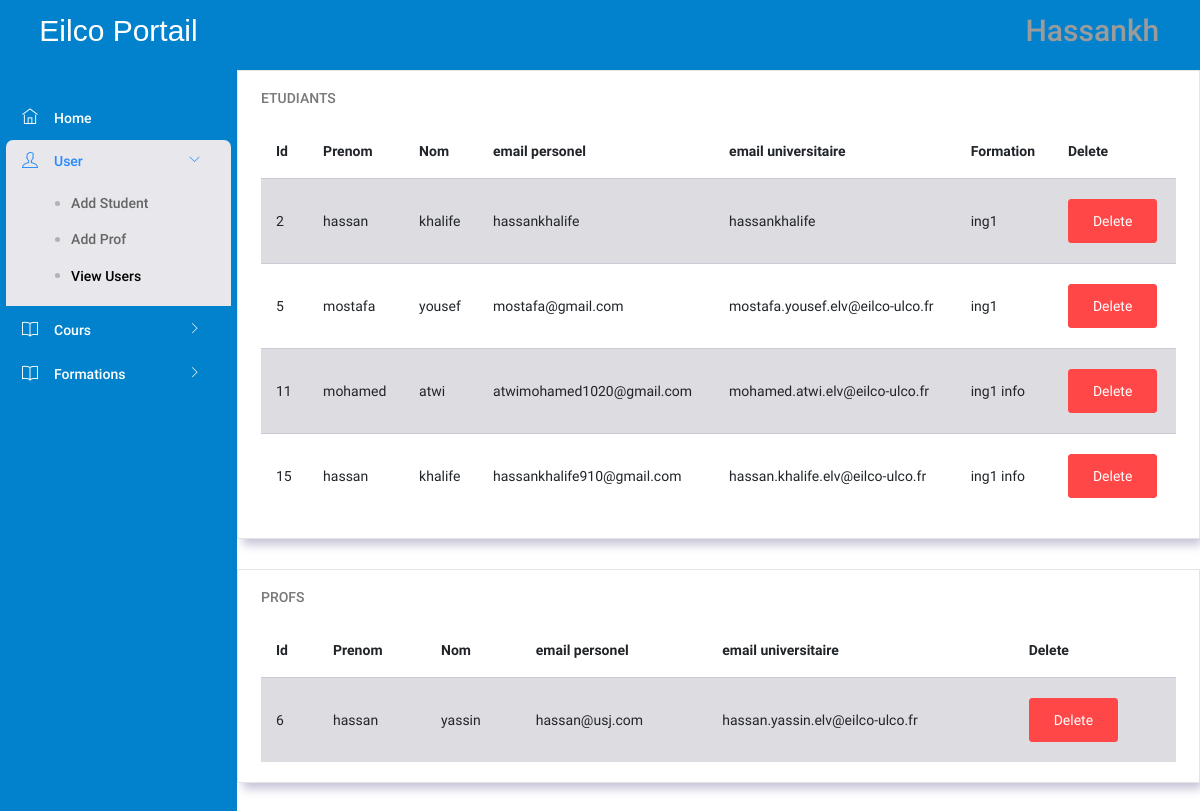
Before: /PL/pages/admin/View_Students.php (signed in) with the older database file.
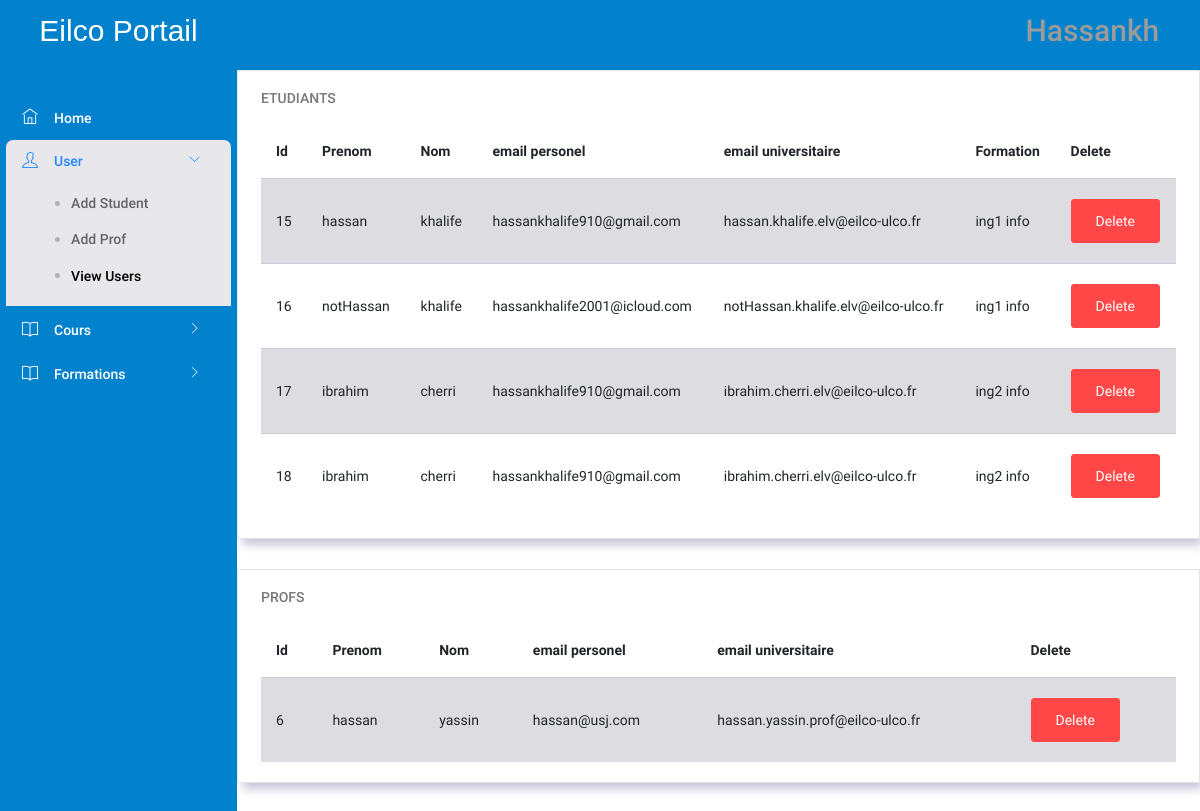
After: the same page with the newer database file.
### tables this page shows
CREATE TABLE `users` (
  `iduser` int NOT NULL AUTO_INCREMENT,
  `prenom` varchar(45) NOT NULL,
  `nom` varchar(45) NOT NULL,
  `role` int NOT NULL,
  `date_de_naissance` date NOT NULL,
  `username` varchar(45) NOT NULL,
  `password` char(45) NOT NULL,
  `email_personel` varchar(45) NOT NULL,
  `email_universitaire` varchar(45) NOT NULL,
  `sexe` varchar(45) NOT NULL,
  `formation_id` int DEFAULT NULL,
  `phone` varchar(45) NOT NULL,
  `Adresse` varchar(45) NOT NULL,
  `nationalite` varchar(45) NOT NULL,
  PRIMARY KEY (`iduser`),
  KEY `formation_idx` (`formation_id`),
  CONSTRAINT `formation` FOREIGN KEY (`formation_id`) REFERENCES `formation` (`idformation`) ON DELETE CASCADE ON UPDATE CASCADE
);

CREATE TABLE `formation` (
  `idformation` int NOT NULL AUTO_INCREMENT,
  `nomformation` varchar(45) NOT NULL,
  PRIMARY KEY (`idformation`),
  UNIQUE KEY `nomformation_UNIQUE` (`nomformation`)
);

### DTO/user.php (called while the page is built, shortened)
<?php
class user{
    private $id;
    private $prenom;
    private $nom;
    private $username;
    private $email_personel;
    private $email_universitaire;
    public function getId() {
        return $this->id;
    }
    public function setId($id) {
        $this->id = $id;
    }
    public function getNom() {
        return $this->nom;
    }
    public function setNom($nom) {
        $this->nom = $nom;
    }
    public function getPrenom() {
        return $this->prenom;
    }
    public function setPrenom($prenom) {
        $this->prenom = $prenom;
    }
    public function getUsername() {
        return $this->username;
    }
    public function setUsername($username) {
        $this->username = $username;
    }
    public function getEmail_personel() {
        return $this->email_personel;
    }
    public function setEmail_personel($email_personel) {
        $this->email_personel = $email_personel;
    }
    public function getEmail_universitaire() {
        return $this->email_universitaire;
    }
    public function setEmail_universitaire($email_universitaire) {
        $this->email_universitaire = $email_universitaire;
    }
}
?>

### DAL/userRepository.php (called while the page is built, shortened)
<?php
require_once(__DIR__ . "/../DTO/user.php");
function getStudents()
{
    $conn = openConnection();
    $query = "SELECT * FROM users where role=2;";
    $result = mysqli_query($conn, $query);
    $i = 0;
    while ($row = mysqli_fetch_array($result)) {
        $user = new user();
        $user->setId($row["iduser"]);
        $user->setPrenom($row["prenom"]);
        $user->setNom($row["nom"]);
        $user->setDate_de_naissance($row["date_de_naissance"]);
        $user->setEmail_personel($row["email_personel"]);
        $user->setSexe($row["sexe"]);
        $user->setPhone($row["phone"]);
        $user->setAdresse($row["Adresse"]);
        $user->setUsername($row["username"]);
        $user->setEmail_universitaire($row["email_universitaire"]);
        $user->setNationalite($row["nationalite"]);
        $user->setFormationId($row["formation_id"]);
        $users[$i] = $user;
        $i++;
    }
    return $users;
}
function getAllProf()
{
    $conn = openConnection();
    $query = "SELECT * FROM users where role=3;";
    $result = mysqli_query($conn, $query);
    $i = 0;
    while ($row = mysqli_fetch_array($result)) {
        $user = new user();
        $user->setId($row["iduser"]);
        $user->setPrenom($row["prenom"]);
        $user->setNom($row["nom"]);
        $user->setDate_de_naissance($row["date_de_naissance"]);
        $user->setEmail_personel($row["email_personel"]);
        $user->setSexe($row["sexe"]);
        $user->setPhone($row["phone"]);
        $user->setAdresse($row["Adresse"]);
        $user->setUsername($row["username"]);
        $user->setEmail_universitaire($row["email_universitaire"]);
        $user->setNationalite($row["nationalite"]);
        $users[$i] = $user;
        $i++;
    }
    return $users;
}

### BLL/usersManager.php (called while the page is built, shortened)
<?php
require(__DIR__ . "/../DAL/userRepository.php");
function getAllStudents()
{
    return getStudents();
}

### DAL/formationRepository.php (called while the page is built, shortened)
<?php
function GetFormationbyId($formation_id) {
    $conn = openConnection();
    $formation = null;
    try {
        $sql = "SELECT nomformation FROM formation WHERE idformation=? ";
        $stmt = $conn->prepare($sql);
        $stmt->bind_param("i", $formation_id);
        $stmt->execute();
        $result = $stmt->get_result();
        if ($result->num_rows > 0) {
            if ($row = $result->fetch_assoc()) {
                $formation = $row["nomformation"];
            }
        }
    } catch (Exception $ex) {
    }
    return $formation;
}

### BLL/formationManager.php (called while the page is built, shortened)
<?php
require(__DIR__ . "/../DAL/formationRepository.php");
function GetFormationname($formation_id)
{
    return GetFormationbyId($formation_id);
}

### PL/pages/admin/View_Students.php (the view, shortened to what this page needs)
<!DOCTYPE html>
<html lang="en">
<head>
  <link rel="stylesheet" href="../../assets/vendors/ti-icons/css/themify-icons.css">
  <link rel="stylesheet" href="../../assets/vendors/base/vendor.bundle.base.css">
  <link rel="stylesheet" href="../../styles/admin_page.css">
</head>
<body>
  <div class="container-scroller">
    <nav class="navbar col-lg-12 col-12 p-0 fixed-top d-flex flex-row">
      <div class="text-center navbar-brand-wrapper d-flex align-items-center justify-content-center">
        <h3 style="color: white; font-family: 'Gill Sans', 'Gill Sans MT', Calibri, 'Trebuchet MS', sans-serif;">Eilco Portail</h3>
      </div>
      <div class="navbar-menu-wrapper d-flex align-items-center justify-content-end">
        <ul class="navbar-nav navbar-nav-right">
          <li class="nav-item nav-profile dropdown">
            <a class="nav-link dropdown-toggle" href="#" data-toggle="dropdown" id="profileDropdown">
              <?php
              require("../../../DTO/user.php");
              echo "<h3>" . unserialize($_SESSION['loggeduser'])->getUsername() . "</h3>";
              ?>
            </a>
          </li>
        </ul>
      </div>
    </nav>
    <div class="container-fluid page-body-wrapper">
      <nav class="sidebar sidebar-offcanvas" id="sidebar">
        <ul class="nav">
          <li class="nav-item">
            <a class="nav-link" href="./admin_page.php">
              <i class="ti-home menu-icon"></i>
              <span class="menu-title">Home</span>
            </a>
          </li>
          <li class="nav-item">
            <a class="nav-link" data-toggle="collapse" href="#auth" aria-expanded="false" aria-controls="auth">
              <i class="ti-user menu-icon"></i>
              <span class="menu-title">User </span>
              <i class="menu-arrow"></i>
            </a>
            <div class="collapse" id="auth">
              <ul class="nav flex-column sub-menu">
                <li class="nav-item"> <a class="nav-link" href="./AddStudent.php">Add Student </a></li>
                <li class="nav-item"> <a class="nav-link" href="./AddProf.php">Add Prof </a></li>
                <li class="nav-item"> <a class="nav-link" href="./View_Students.php">View Users </a></li>
              </ul>
            </div>
          </li>
          <li class="nav-item">
            <a class="nav-link" data-toggle="collapse" href="#auth1" aria-expanded="false" aria-controls="auth">
              <i class="ti-book menu-icon"></i>
              <span class="menu-title">Cours</span>
              <i class="menu-arrow"></i>
            </a>
          </li>
          <li class="nav-item">
            <a class="nav-link" data-toggle="collapse" href="#auth2" aria-expanded="false" aria-controls="auth">
              <i class="ti-book menu-icon"></i>
              <span class="menu-title">Formations</span>
              <i class="menu-arrow"></i>
            </a>
          </li>
        </ul>
      </nav>
      <div class="main-panel">
        <div class="content-wrapper">
          <?php
          require_once('../../../BLL/usersManager.php');
          include_once("../../../DTO/user.php");
          ?>
          <form method="POST">
            <div class="row">
              <div class="col-lg-12 grid-margin stretch-card">
                <div class="card">
                  <div class="card-body">
                    <h4 class="card-title">Etudiants</h4>
                    <div class="table-responsive">
                      <table class="table table-striped">
                        <?php
                        require_once('../../../BLL/usersManager.php');
                        require_once('../../../BLL/formationManager.php');
                        include_once("../../../DTO/user.php");
                        $profiles = getAllStudents();
                        if ($profiles == null) {
                          echo "no results";
                        } else {
                          echo
                          "<thead>" .
                            "<tr>" .
                            "<th>" .
                            "Id" .
                            "</th>" .
                            "<th>" .
                            "Prenom" .
                            "</th>" .
                            "<th>" .
                            "Nom" .
                            "</th>" .
                            "<th>" .
                            "email personel" .
                            "</th>" .
                            "<th>" .
                            "email universitaire" .
                            "</th>" .
                            "<th>" .
                            "Formation" .
                            "</th>" .
                            "<th>" .
                            "Delete" .
                            "</th>" .
                            "</tr>" .
                            "</thead>";
                          for ($i = 0; $i < count($profiles); $i++) {
                            echo
                            "<tr>"
                              . "<td>" . $profiles[$i]->getId() . "</td>"
                              . "<td>" . $profiles[$i]->getPrenom() . "</td>"
                              . "<td>" . $profiles[$i]->getNom() . "</td>"
                              . "<td>" . $profiles[$i]->getEmail_personel() . "</td>"
                              . "<td>" . $profiles[$i]->getEmail_universitaire() . "</td>"
                              . "<td>" . GetFormationname($profiles[$i]->getFormationId()) . "</td>"
                              . "<td><button class='btn btn-danger' name='submitBtn' value='" . $profiles[$i]->getId() . "'>Delete</button></td>"
                              . "</tr>";
                          }
                        }
                        ?>
                      </table>
                    </div>
                  </div>
                </div>
              </div>
            </div>
            <div class="row">
              <div class="col-lg-12 grid-margin stretch-card">
                <div class="card">
                  <div class="card-body">
                    <h4 class="card-title">Profs</h4>
                    <div class="table-responsive">
                      <table class="table table-striped">
                        <?php
                        require_once('../../../BLL/usersManager.php');
                        require_once('../../../BLL/formationManager.php');
                        include_once("../../../DTO/user.php");
                        $profiles = getAllProf();
                        if ($profiles == null) {
                          echo "no results";
                        } else {
                          echo
                          "<thead>" .
                            "<tr>" .
                            "<th>" .
                            "Id" .
                            "</th>" .
                            "<th>" .
                            "Prenom" .
                            "</th>" .
                            "<th>" .
                            "Nom" .
                            "</th>" .
                            "<th>" .
                            "email personel" .
                            "</th>" .
                            "<th>" .
                            "email universitaire" .
                            "</th>" .
                            "<th>" .
                            "Delete" .
                            "</th>" .
                            "</tr>" .
                            "</thead>";
                          for ($i = 0; $i < count($profiles); $i++) {
                            echo
                            "<tr>"
                              . "<td>" . $profiles[$i]->getId() . "</td>"
                              . "<td>" . $profiles[$i]->getPrenom() . "</td>"
                              . "<td>" . $profiles[$i]->getNom() . "</td>"
                              . "<td>" . $profiles[$i]->getEmail_personel() . "</td>"
                              . "<td>" . $profiles[$i]->getEmail_universitaire() . "</td>"
                              . "<td><button class='btn btn-danger' name='submitBtn' name='submitBtn' value='" . $profiles[$i]->getId() . "'>Delete</button></td>"
                              . "</tr>";
                          }
                        }
                        ?>
                      </table>
                    </div>
                  </div>
                </div>
              </div>
          </form>
        </div>
      </div>
    </div>
  </div>
</body>
</html>

Changed rows visible on the page:
removed users: iduser "2", prenom "hassan", nom "khalife", email_personel "hassankhalife", email_universitaire "hassankhalife", formation.nomformation "ing1", shown under "ETUDIANTS"
removed users: iduser "5", prenom "mostafa", nom "yousef", email_personel "mostafa@gmail.com", email_universitaire "mostafa.yousef.elv@eilco-ulco.fr", formation.nomformation "ing1", shown under "ETUDIANTS"
removed users: iduser "11", prenom "mohamed", nom "atwi", email_personel "atwimohamed1020@gmail.com", email_universitaire "mohamed.atwi.elv@eilco-ulco.fr", formation.nomformation "ing1 info", shown under "ETUDIANTS"
added users: iduser "16", prenom "notHassan", nom "khalife", email_personel "hassankhalife2001@icloud.com", email_universitaire "notHassan.khalife.elv@eilco-ulco.fr", formation.nomformation "ing1 info", shown under "ETUDIANTS"
added users: iduser "17", prenom "ibrahim", nom "cherri", email_personel "hassankhalife910@gmail.com", email_universitaire "ibrahim.cherri.elv@eilco-ulco.fr", formation.nomformation "ing2 info", shown under "ETUDIANTS"
added users: iduser "18", prenom "ibrahim", nom "cherri", email_personel "hassankhalife910@gmail.com", email_universitaire "ibrahim.cherri.elv@eilco-ulco.fr", formation.nomformation "ing2 info", shown under "ETUDIANTS"
changed users "yassin": email_universitaire "hassan.yassin.elv@eilco-ulco.fr" → "hassan.yassin.prof@eilco-ulco.fr"
